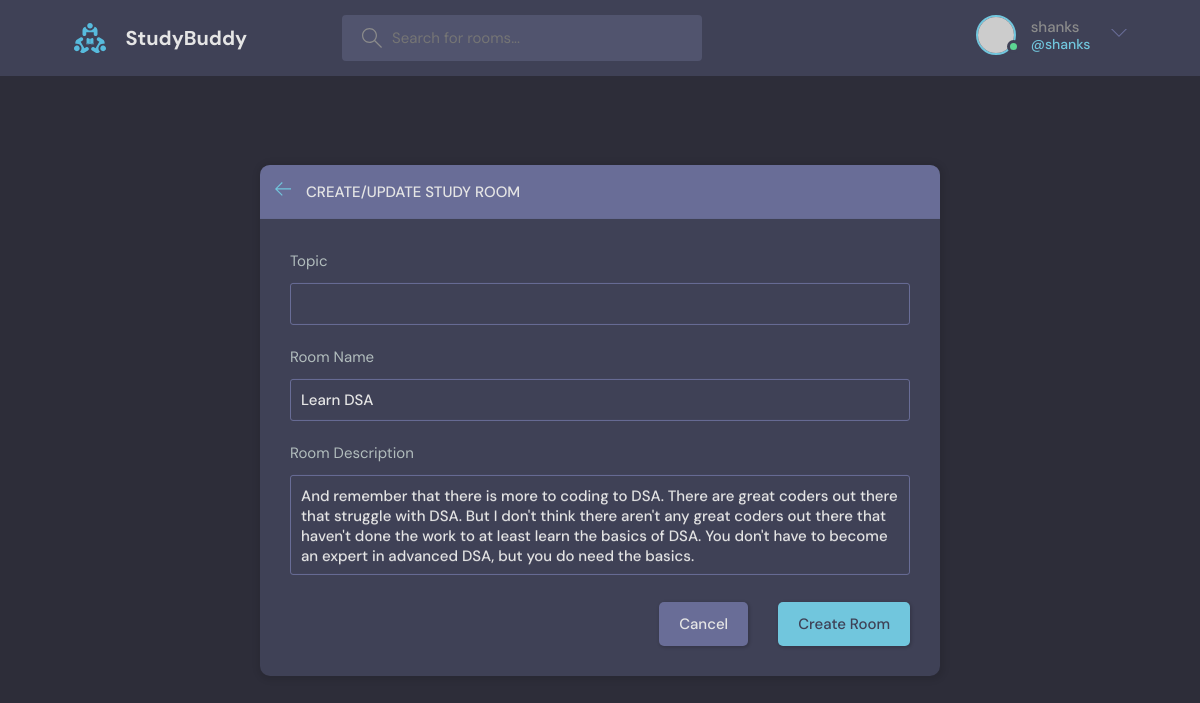
Page /update-room/6 (signed in) on the committed database.
### base/models.py (models this page shows, shortened)
class Room(models.Model):
    host = models.ForeignKey(User, on_delete=models.SET_NULL, null=True)
    topic = models.ForeignKey(Topic, on_delete=models.SET_NULL, null=True)
    name = models.CharField(max_length=200)
    description = models.TextField(null=True, blank=True)
    participants = models.ManyToManyField(User, related_name='participants', blank=True)
    updated = models.DateTimeField(auto_now=True)
    created = models.DateTimeField(auto_now_add=True)
    class Meta:
        ordering = ['-updated', '-created']

### base/views.py (the view)
# urls.py: path('update-room/<str:pk>', views.updateRoom, name="update-room"),
@login_required(login_url='login')
def updateRoom(request, pk):
    room = Room.objects.get(id=pk)
    form = RoomForm(instance=room)
    topics=Topic.objects.all()
    if request.user != room.host:
        return HttpResponse('You are not the host. Only host can update the room')
    if request.method == 'POST':
        form = RoomForm(request.POST, instance=room)
        if form.is_valid():
            form.save()
            return redirect('home')
    context = {'form': form,'topics':topics}
    return render(request, 'base/room_form.html', context)

### base/forms.py
class RoomForm(ModelForm):
    class Meta:
        model = Room
        fields = '__all__'
        exclude = ['host', 'participants']

### base/templates/base/room_form.html (shortened to what this page needs)
{% extends 'main.html' %} {% block content %}
<main class="create-room layout">
	<div class="container">
		<div class="layout__box">
			<div class="layout__boxHeader">
				<div class="layout__boxTitle">
					<a href="{% url 'home' %}">
						<svg
							version="1.1"
							xmlns="http://www.w3.org/2000/svg"
							width="32"
							height="32"
							viewBox="0 0 32 32">
							<title>arrow-left</title>
							<path
								d="M13.723 2.286l-13.723 13.714 13.719 13.714 1.616-1.611-10.96-10.96h27.625v-2.286h-27.625l10.965-10.965-1.616-1.607z"></path>
						</svg>
					</a>
					<h3>Create/Update Study Room</h3>
				</div>
			</div>
			<div class="layout__body">
				<form class="form" action="" method="POST">
					<div class="form__group">
						<label for="room_topic">Topic</label>
						<input required type="text" name="topic" list="topic-list" />
					</div>
					<div class="form__group">
						<label for="room_name">Room Name</label>
						{{form.name}}
					</div>
					<div class="form__group">
						<label for="room_description">Room Description</label>
						{{form.description}}
					</div>
					<div class="form__action">
						<a class="btn btn--dark" href="{% url 'home' %}">Cancel</a>
						<button class="btn btn--main" type="submit">Create Room</button>
					</div>
				</form>
			</div>
		</div>
	</div>
</main>
{% endblock %}

### templates/navbar.html (shortened to what this page needs)
{% load static %}
<header class="header header--loggedIn">
	<div class="container">
		<a href="{% url 'home' %}" class="header__logo">
			<img src="{% static 'images/logo.svg' %}" />
			<h1>StudyBuddy</h1>
		</a>
		<form class="header__search" method="GET" action="{% url 'home' %}">
			<label>
				<input name="q" placeholder="Search for rooms..." />
			</label>
		</form>
		<nav class="header__menu">
			{% if request.user.is_authenticated %}
			<div class="header__user">
				<a href="{% url 'user-profile' user.id %}">
					<div class="avatar avatar--medium active">
						<img src="https://randomuser.me/api/portraits/men/37.jpg" />
					</div>
					<p>
						{{request.user.username}}<span>@{{request.user.username}}</span>
					</p>
				</a>
				<button class="dropdown-button">
					<svg
						version="1.1"
						xmlns="http://www.w3.org/2000/svg"
						width="32"
						height="32"
						viewBox="0 0 32 32">
						<title>chevron-down</title>
						<path d="M16 21l-13-13h-3l16 16 16-16h-3l-13 13z"></path>
					</svg>
				</button>
			</div>
			{% else %}
			<a href="{% url 'login' %}">
				<img src="{% static 'images/avatar.svg' %}" />
				<p>Login</p>
			</a>
			{% endif %}
		</nav>
	</div>
</header>

### rows in the picture
Room: name "Learn DSA", description "And remember that there is more to coding to DSA. There are great coders out there that struggle with DSA. But I don't think there aren't any great coders out there that haven't done the work to at least learn the basics of DSA. You don't have to become an expert in advanced DSA, but you do need the basics."

### other values in the picture
{{ request.user.username }} "shanks"
